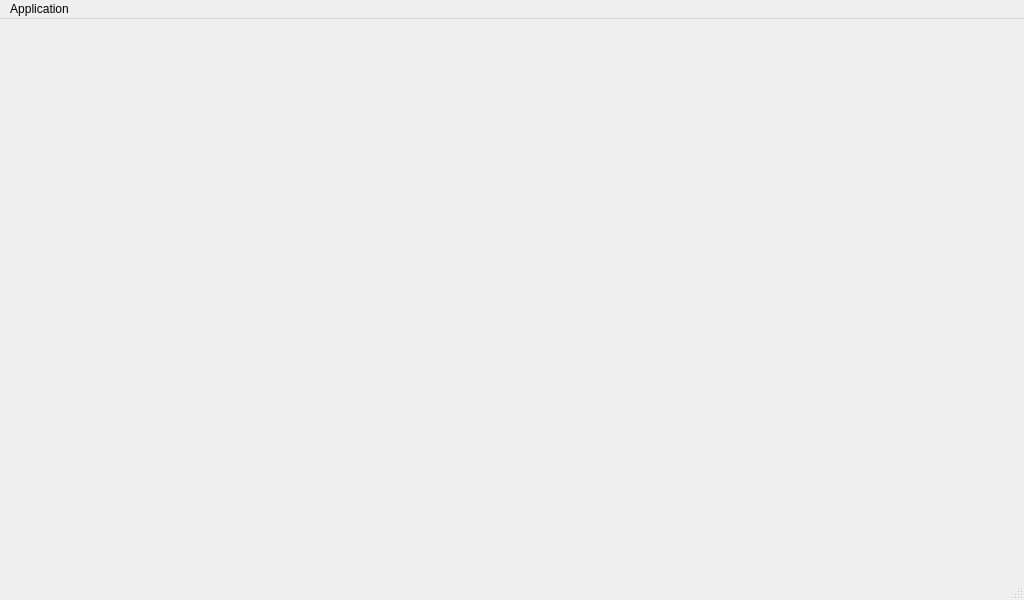
<?xml version="1.0" encoding="UTF-8"?>
<ui version="4.0">
 <class>MainWindow</class>
 <widget class="QMainWindow" name="MainWindow">
  <property name="geometry">
   <rect>
    <x>0</x>
    <y>0</y>
    <width>1024</width>
    <height>600</height>
   </rect>
  </property>
  <property name="windowTitle">
   <string>Medicine Tracker</string>
  </property>
  <property name="documentMode">
   <bool>true</bool>
  </property>
  <widget class="QWidget" name="centralWidget">
   <layout class="QHBoxLayout" name="horizontalLayout">
    <property name="margin">
     <number>0</number>
    </property>
    <item>
     <widget class="QTabWidget" name="mainTabs">
      <property name="currentIndex">
       <number>-1</number>
      </property>
      <property name="documentMode">
       <bool>true</bool>
      </property>
     </widget>
    </item>
   </layout>
  </widget>
  <widget class="QMenuBar" name="menuBar">
   <property name="geometry">
    <rect>
     <x>0</x>
     <y>0</y>
     <width>1024</width>
     <height>21</height>
    </rect>
   </property>
   <widget class="QMenu" name="menuMedicine_Track">
    <property name="title">
     <string>Application</string>
    </property>
    <addaction name="optionsAction"/>
    <addaction name="helpAction"/>
    <addaction name="separator"/>
    <addaction name="actionQuit"/>
   </widget>
   <addaction name="menuMedicine_Track"/>
  </widget>
  <widget class="QStatusBar" name="statusBar"/>
  <action name="actionQuit">
   <property name="text">
    <string>Quit</string>
   </property>
   <property name="shortcut">
    <string>Ctrl+Q</string>
   </property>
  </action>
  <action name="optionsAction">
   <property name="text">
    <string>Options</string>
   </property>
  </action>
  <action name="reconnectAction">
   <property name="text">
    <string>Reconnect</string>
   </property>
   <property name="toolTip">
    <string>Reconnect to the database</string>
   </property>
  </action>
  <action name="helpAction">
   <property name="text">
    <string>Help</string>
   </property>
  </action>
 </widget>
 <layoutdefault spacing="6" margin="11"/>
 <resources/>
 <connections>
  <connection>
   <sender>actionQuit</sender>
   <signal>triggered()</signal>
   <receiver>MainWindow</receiver>
   <slot>close()</slot>
   <hints>
    <hint type="sourcelabel">
     <x>-1</x>
     <y>-1</y>
    </hint>
    <hint type="destinationlabel">
     <x>453</x>
     <y>258</y>
    </hint>
   </hints>
  </connection>
 </connections>
</ui>
